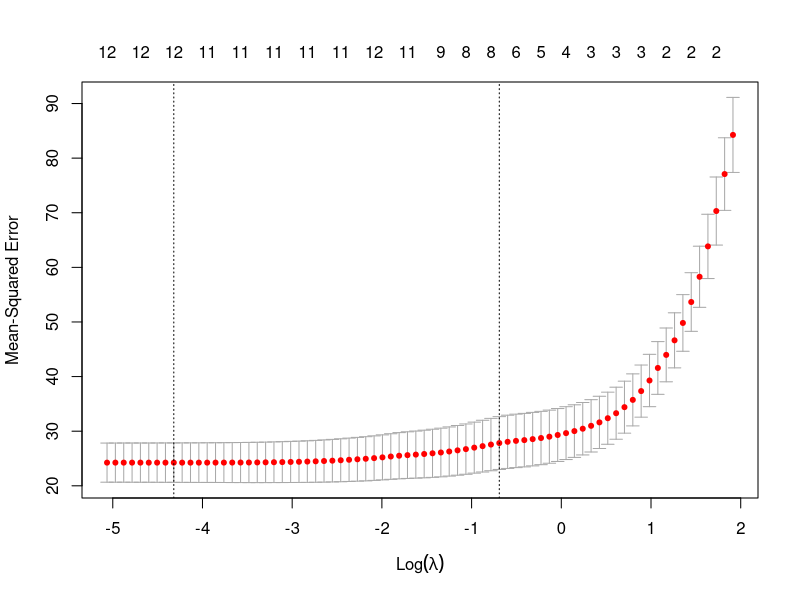
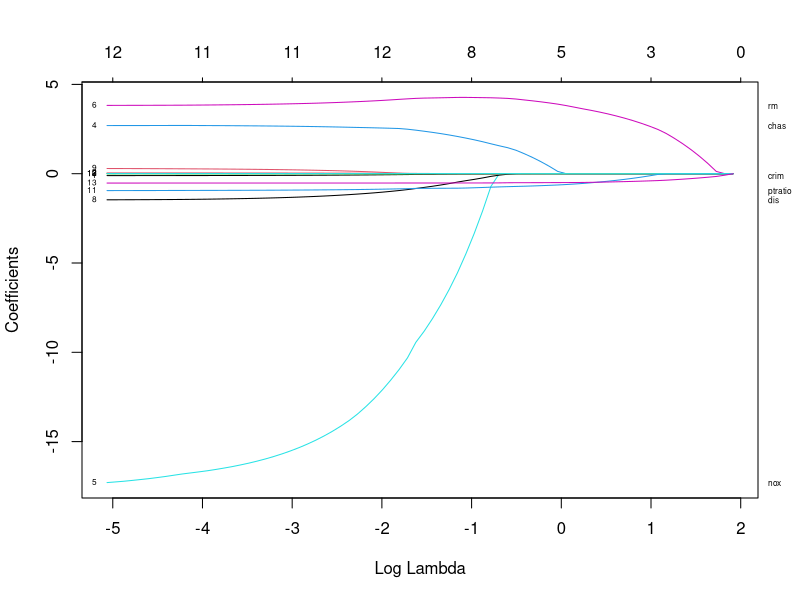

Source code (R) for these figures, in order:
# ----------------------------------------------------------------------------
# purpose:  fit a LASSO, 
# audience: you are expected to have some prior experience with R
# ----------------------------------------------------------------------------

# to learn more about LASSO, refer to:
# http://statweb.stanford.edu/~tibs/lasso.html

# ----------------------------------------------------------------------------
# install a library if it's not already installed
# ----------------------------------------------------------------------------
if (!('AzureML' %in% rownames(installed.packages()))) {
  install.packages("AzureML")
}

# ----------------------------------------------------------------------------
# load libraries
# ----------------------------------------------------------------------------
library("glmnet") # use this package to fit a glmnet model
library("MASS") # use the Boston dataset

# ----------------------------------------------------------------------------
# identify the optimal value of lambda
# ----------------------------------------------------------------------------
# define response variable and predictor variables
response_column <- which(colnames(Boston) %in% c("medv"))
train_X <- data.matrix(Boston[, - response_column])
train_y <- Boston[, response_column]

# use cv.glmnet with 10-fold cross-validation to pick lambda
print("Started fitting LASSO")
model1 <- cv.glmnet(x = train_X, y = train_y, alpha = 1, nfolds = 10,
                    family = "gaussian", type.measure = "mse")
print("Finished fitting LASSO")
plot(model1)

# print out the optimal lambdas
cat("Lambda that gives minimum mean cross-validated error:",
            as.character(round(model1$lambda.min, 4)), "\n\n")
cat("Largest lambda with mean cross-validated error",
            "within 1 standard error of the minimum error:",
            as.character(round(model1$lambda.1se, 4)), "\n\n")
cat("Coefficients based on lambda that", 
  " gives minimum mean cross-validated error: \n")
print(coef(model1, s = "lambda.min"))

# ----------------------------------------------------------------------------
# check how lambda impacts the estimated coefficients
# ----------------------------------------------------------------------------
model2 <- glmnet(x = train_X, y = train_y, alpha = 1, family = "gaussian")
plot(model2, xvar = "lambda", label = TRUE)

# add labels for variables
vn = colnames(train_X)
par(mar = c(5, 4, 4, 2) + 0.1)
vnat = coef(model2)
# remove the intercept, and get the coefficients at the end of the path
vnat = vnat[-1, ncol(vnat)] 

axis(4, at = vnat, line = -.5, label = vn, las = 1, tick = FALSE, 
  cex.axis = 0.5)

# check coefficients from using glmnet() to compare with 
# those from cv.glmnet(): the same
coef(model2, s = model1$lambda.min)

# ----------------------------------------------------------------------------
# make predictions
# ----------------------------------------------------------------------------
# make predictions with model 1
x_new <- data.matrix(train_X[1:2, - response_column])
predictions_train <- predict(model1, newx = x_new, s = "lambda.min")
print(predictions_train)

# make predictions with model 2
predictions_train2 <- predict(model2, newx = x_new, s = model1$lambda.min)
print(predictions_train2)
